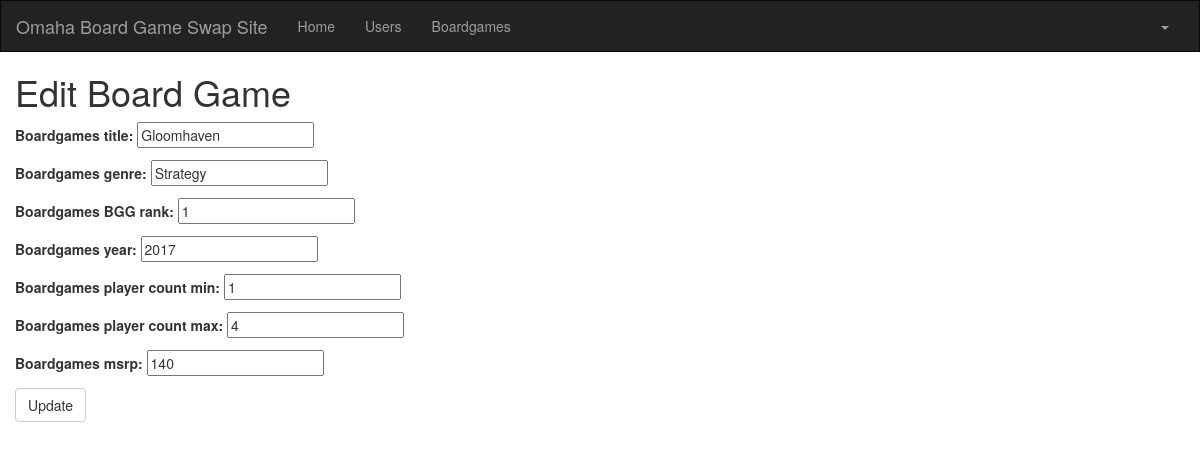
The app's page /boardgames/1/edit/ (signed in) with its own data.
### crm/models.py (models this page shows, shortened)
class Boardgames(models.Model):
    boardgames_title = models.CharField(max_length=100)
    boardgames_genre = models.CharField(max_length=50)
    boardgames_BGG_rank = models.IntegerField()
    boardgames_year = models.IntegerField(default='2021')
    boardgames_player_count_min = models.IntegerField()
    boardgames_player_count_max = models.IntegerField()
    boardgames_msrp = models.IntegerField()
    created_date = models.DateTimeField(default=timezone.now)
    updated_date = models.DateTimeField(auto_now_add=True)

### crm/views.py (the view)
# urls.py: path('boardgames/<int:pk>/edit/', views.boardgames_edit, name='boardgames_edit'),
@login_required
def boardgames_edit(request, pk):
    boardgames = get_object_or_404(Boardgames, pk=pk)
    if request.method == "POST":
        form = BoardGameForm(request.POST, instance=boardgames)
        if form.is_valid():
            boardgames = form.save()
            boardgames.updated_date = timezone.now()
            boardgames.save()
            boardgames = Boardgames.objects.filter(created_date__lte=timezone.now())
            return render(request, 'crm/boardgames_list.html', {'boardgames': boardgames})
    else:
        form = BoardGameForm(instance=boardgames)
    return render(request, 'crm/boardgames_edit.html', {'form': form})

### crm/forms.py
class BoardGameForm(forms.ModelForm):
   class Meta:
       model = Boardgames
       fields = ( 'boardgames_title', 'boardgames_genre', 'boardgames_BGG_rank', 'boardgames_year',
                 'boardgames_player_count_min', 'boardgames_player_count_max', 'boardgames_msrp')

### templates/crm/boardgames_edit.html (shortened to what this page needs)
<!DOCTYPE html>
<html lang="en">
{% extends 'crm/base.html' %}
{% block content %}
    <h1>Edit Board Game</h1>
    <form method="POST" class="boardgames-form">{% csrf_token %}
        {{ form.as_p }}
        <button type="submit" class="save btn btn-default">Update</button>
    </form>
{% endblock %}

### records on screen
Boardgames: boardgames_title "Gloomhaven", boardgames_genre "Strategy", boardgames_BGG_rank "1", boardgames_year "2017", boardgames_player_count_min "1", boardgames_player_count_max "4", boardgames_msrp "140"
